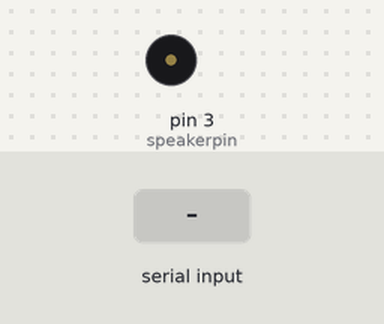
This sketch was run on a simulated Arduino Uno, built with avr-gcc and run on an emulated ATmega328P. Parts: buzzer (waves = sounding). The inputs (shaded band) are chosen by the test bench. What the sketch prints to the serial monitor is not drawn.

Above: at 1.2 s.
1.3 s: "1" received over Serial
At 1.8 s:
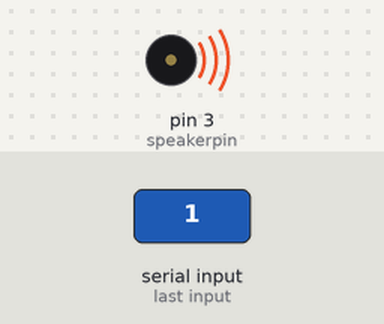
3.5 s: "2" received over Serial
At 4.8 s:
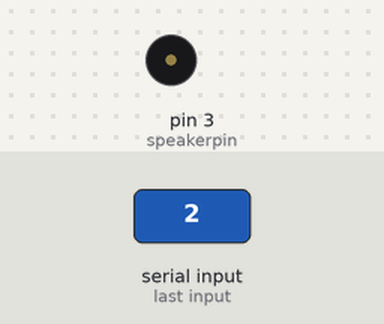
5.0 s: "3" received over Serial
At 5.4 s:
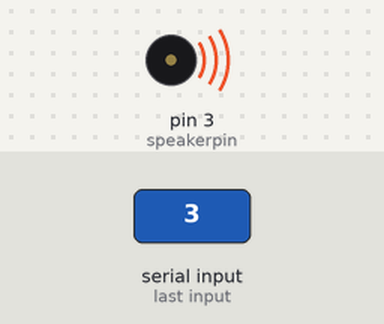
6.5 s: "4" received over Serial
At 7.8 s:
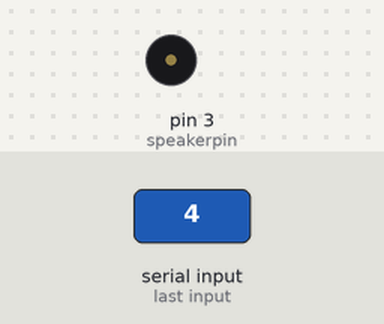
8.0 s: "5" received over Serial
At 8.5 s:
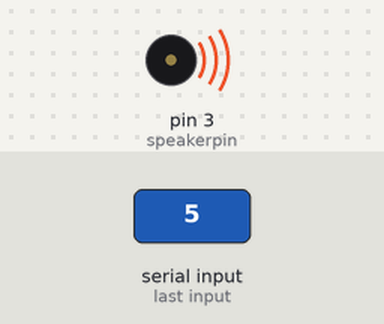
9.5 s: "6" received over Serial
At 10.5 s:
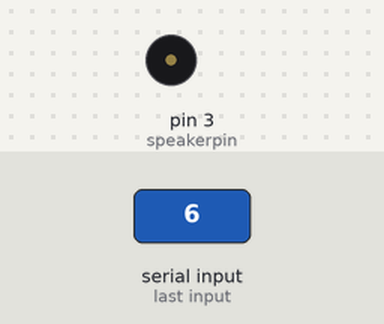
Timing chart, 0 to 12.0 s (numbered marks = the images above; inputs shaded):
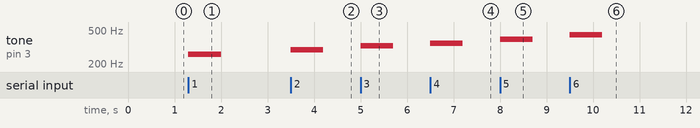

Measured:
- after the input at 1.3 s, tone on pin 3 (speakerpin): silent → 261 Hz at once, → silent 0.70 s later
- after the input at 3.5 s, tone on pin 3 (speakerpin): silent → 293 Hz at once, → silent 0.70 s later
- after the input at 5.0 s, tone on pin 3 (speakerpin): silent → 329 Hz at once, → silent 0.70 s later
- after the input at 6.5 s, tone on pin 3 (speakerpin): silent → 349 Hz at once, → silent 0.70 s later
- after the input at 8.0 s, tone on pin 3 (speakerpin): silent → 392 Hz at once, → silent 0.70 s later
- after the input at 9.5 s, tone on pin 3 (speakerpin): silent → 440 Hz at once, → silent 0.70 s later

The sketch:

190408.ino
```cpp
int speakerpin = 3; //스피커가 연결된 디지털핀 설정
int incomingByte = 0;

void setup() {
  Serial.begin(9600);
}

void loop() {
  if (Serial.available() > 0) {
    incomingByte = Serial.read();

    if(incomingByte == '1'){
      tone(speakerpin,261,700);  //500: 음의 높낮이(주파수), 1000: 음의 지속시간(1초)
      Serial.print("도");
    }
    else if(incomingByte == '2'){
      tone(speakerpin,293,700);
      Serial.print("레");
    }
    else if(incomingByte == '3'){
      tone(speakerpin,329,700);
      Serial.print("미");
    }
    else if(incomingByte == '4'){
      tone(speakerpin,349,700);
      Serial.print("파");
    }
    else if(incomingByte == '5'){
      tone(speakerpin,392,700);
      Serial.print("솔");
    }
    else if(incomingByte == '6'){
      tone(speakerpin,440,700);
      Serial.print("라");
    }
    else if(incomingByte == '7'){
      tone(speakerpin,494,700);
      Serial.print("시");
    }

  }
}
```
